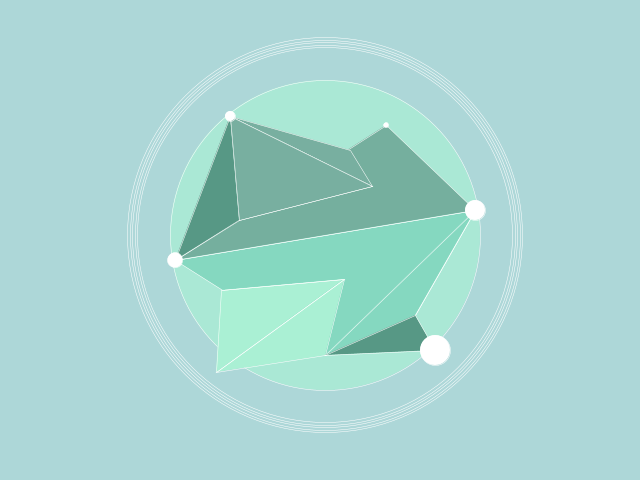
Frame 1 (no input)
Frame 60 (the mouse pressed at the canvas centre just before this capture): identical to frame 1, image omitted
Frame 120 (the mouse held since frame 60 and released just before this capture): identical to frame 1, image omitted

The Processing sketch that drew this single still picture (run headless with seeded random() and noise(); from frame 60 on, the mouse is pressed at the canvas centre):

// Processing sketch: processing_14627
// ── processing_14627.pde

int x;
int y;

void setup(){
  size(640,480);
  smooth();
}
 
void draw(){
  background(173,215,216);
  stroke(255);
  strokeWeight(.5);
  x = 145+30;
  y = 230+30;
  
  
  //background circles
  fill(170,232,213);
  ellipse(x+150,y-25,x+135,y+50);

  noFill();
  for (int i = 375; i < 400; i+= 5){
  ellipse(x+150,y-25,i,i);
  }

//Middle Triangle shape
fill(133,216,192);
beginShape(TRIANGLE_FAN);
vertex(x+300,y-50);
vertex(x,y);
vertex(x+150,y+95);
vertex(x+240,y+55);
vertex(x+300,y-50);
endShape(CLOSE);

//Triangle top
fill(117,175,158);
triangle(x+300,y-50,x,y,x+211,y-135);

//Triangle top left
fill(87,152,133);
triangle(x,y,x+64,y-40,x+55,y-144);

//Top Triangle shape
fill(120,175,160);
beginShape(TRIANGLE_FAN);
vertex(x+197,y-74);
vertex(x+175,y-110);
vertex(x+55,y-144);
vertex(x+64,y-40);
vertex(x+55,y-144);
endShape();

//Bottom Triangle shape
fill(170,240,212);
beginShape(TRIANGLE_FAN);
vertex(x+169,y+19);
vertex(x+150,y+95);
vertex(x+41,y+112);
vertex(x+46,y+30);
vertex(x+169,y+19);
endShape();

//Triangle bottom right
fill(87,152,133);
triangle(x+240,y+55,x+260,y+90,x+150,y+95);

//small circles
fill(255);
  ellipse(x,y,15,15);
  ellipse(x+55,y-144,10,10);
  ellipse(x+300,y-50,20,20);
  ellipse(x+211,y-135,5,5);
  ellipse(x+260,y+90,30,30);


println("x: " + mouseX + "y:" + mouseY);


}
